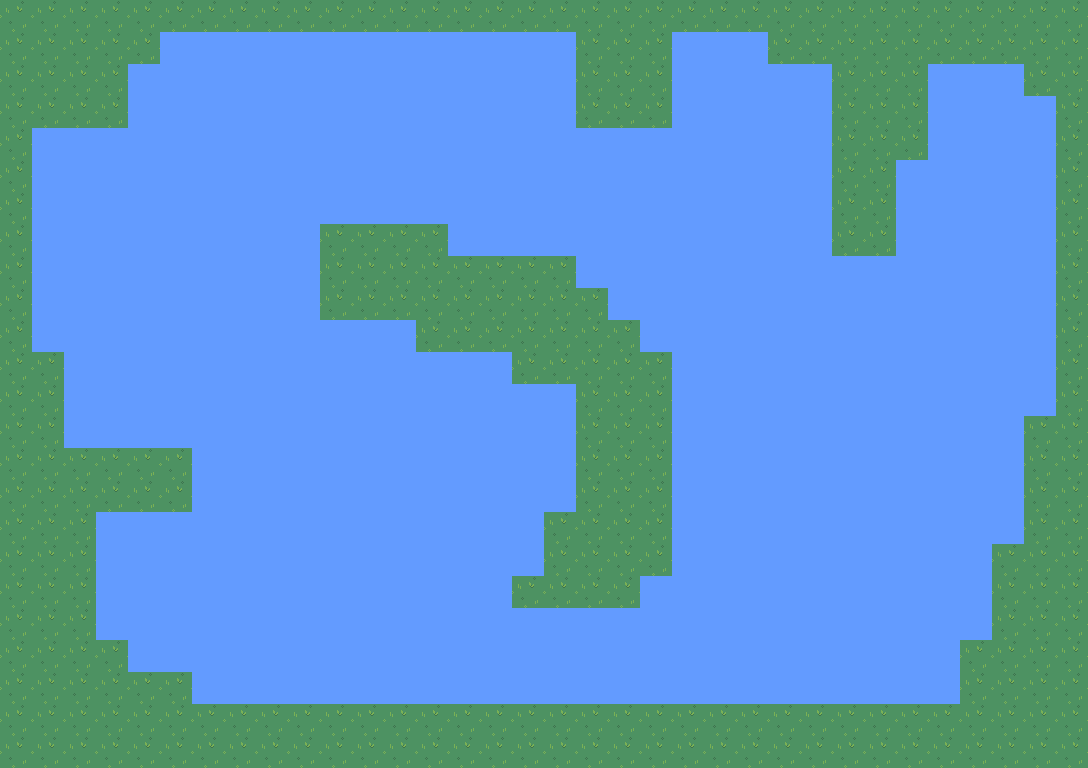

The image is a tile-based game level rendered from a .tmx file. Its description and source (layers, tilesets, objects; grid data summarised) follow:
An orthogonal 34x24 tile map with 32x32 px tiles, 1 tile layer (Tile Layer 1).

<map version="1.4" tiledversion="1.4.3" orientation="orthogonal" renderorder="right-down" width="34" height="24" tilewidth="32" tileheight="32" infinite="0" nextlayerid="2" nextobjectid="1">
 <tileset firstgid="1" source="nature.tsx" />
 <layer id="1" name="Tile Layer 1" width="34" height="24">
  <data>[816 cells, 816 non-empty, 2 distinct tile ids]</data>
 </layer>
</map>
